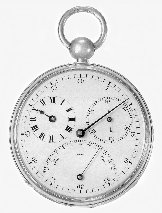
#> input picture images/Fig0220(c)(chronometer 213x162  72 dpi).tif, 162 x 213 px
$ jupyter execute --allow-errors 'ch1 数字图像处理第一次作业.ipynb'   (shell and % lines are left out)
#> lines starting #> are read from the running program, lines starting #| are printed output that depends on the picture
[cell 1]
import numpy as np
import random
import cv2
import math
import matplotlib
from matplotlib import pyplot as plt
from PIL import Image
from PIL.ExifTags import TAGS

个人理解（有错误还望能指出）：
在数字图像中，dpi的概念实际上并不重要，dpi对于需要打印的图像来说才有实际的含义
dpi原本的概念为:dots per inch，即每英寸需要打印多少点
对于大小同样为(100px,100px）的图片，第一幅dpi=10，第二幅dpi=100
那么，第一幅打印出的大小为100/10=10英寸，第二幅打印出的大小为100/100=1英寸
甚至电子图片不具备dpi信息都是允许的

#> (a cell that did not finish here is left out)

#> (a cell that did not finish here is left out)

**模拟得到低分辨率dpi图像**

#> (a cell that did not finish here is left out)

## 1. Image Interpolation

**用于展示的工具函数**

[cell 5]
def result_show_interp(image,output,resized):
    ax = []
    fig=plt.figure(figsize=(14, 14))
    ax.append(fig.add_subplot(1, 3, 1))
    ax[-1].set_title("origin image")
    plt.imshow(image)

    ax.append(fig.add_subplot(1, 3, 2))
    ax[-1].set_title("my interp")
    plt.imshow(output)

    ax.append(fig.add_subplot(1, 3, 3))
    ax[-1].set_title("opencv interp")
    plt.imshow(resized)

    plt.show()

[cell 6]
""" 读入图片(灰度图|彩色图)"""
path = 'images/Fig0220(c)(chronometer 213x162  72 dpi).tif'
image = cv2.imread(path)
#> image is the input picture: shape (213, 162, 3); min 0, max 255, mean 223.1
image = cv2.cvtColor(image,cv2.COLOR_BGR2RGB)
image = image.astype(float)/255.
print("原图尺寸", image.shape)
#| 原图尺寸 (213, 162, 3)
#> `nearest_opencv = cv2.resize(image, (output_shape[1],output_shape[0]), ..`:
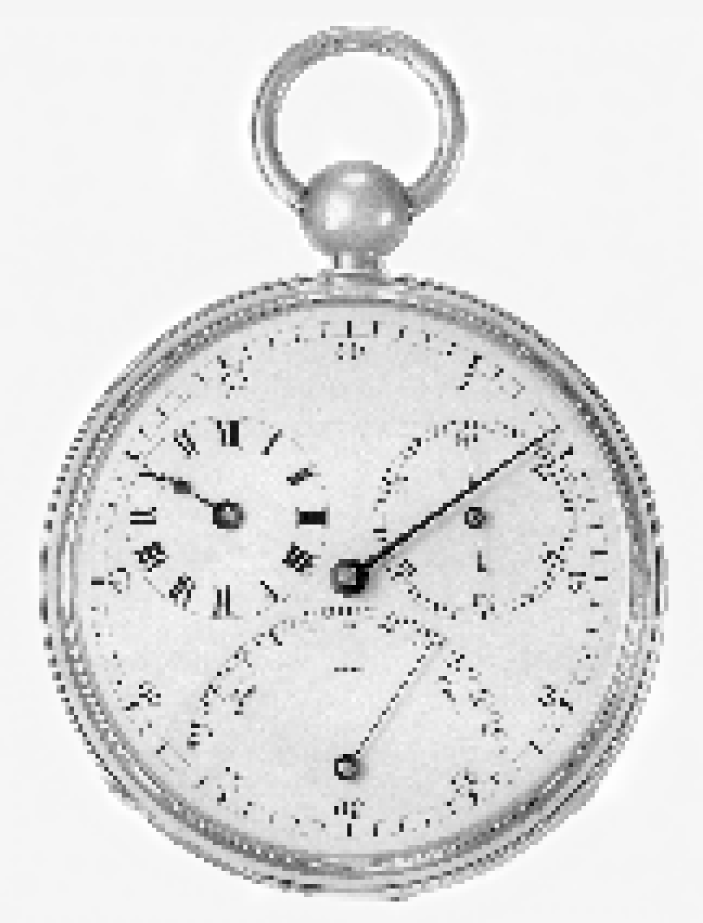
#> nearest_opencv: shape (3692, 2812, 3) float64 (shown at 1/4 size); min 0, max 1, mean 0.875
"""创建空目标图像"""
k = 2 # 缩放比例，k=2表示扩大两倍
output_shape = (3692,2812,3)# 这儿虽然是灰度图像，也加上了channel通道，为了演示彩色图像的插值过程
print("输出尺寸", output_shape)

### Nearest Neighbor Interpolation

[cell 7]
"""最邻近插值"""
def my_nearest_interp(image, output_shape):
#> called with output_shape = (3692, 2812, 3)
    output = np.zeros(output_shape, dtype=image.dtype)
    ratio_height = image.shape[0]*1.0/output_shape[0]
#> ratio_height = 0.0577
    ratio_width = image.shape[1]*1.0/output_shape[1]
#> ratio_width = 0.0576
    # 遍历目标图片
    for c in range(output.shape[-1]):
        for row in range(output.shape[0]):
            for col in range(output.shape[1]):

                # 获取其在原图像上的坐标位置
                origin_row = row*ratio_height
                origin_col = col*ratio_width

                # 获取其最临近的点
                a = min(max(int(round(origin_row)),0),image.shape[0]-1)
                b = min(max(int(round(origin_col)),0),image.shape[1]-1)

                output[row,col,c] = image[a,b,c]
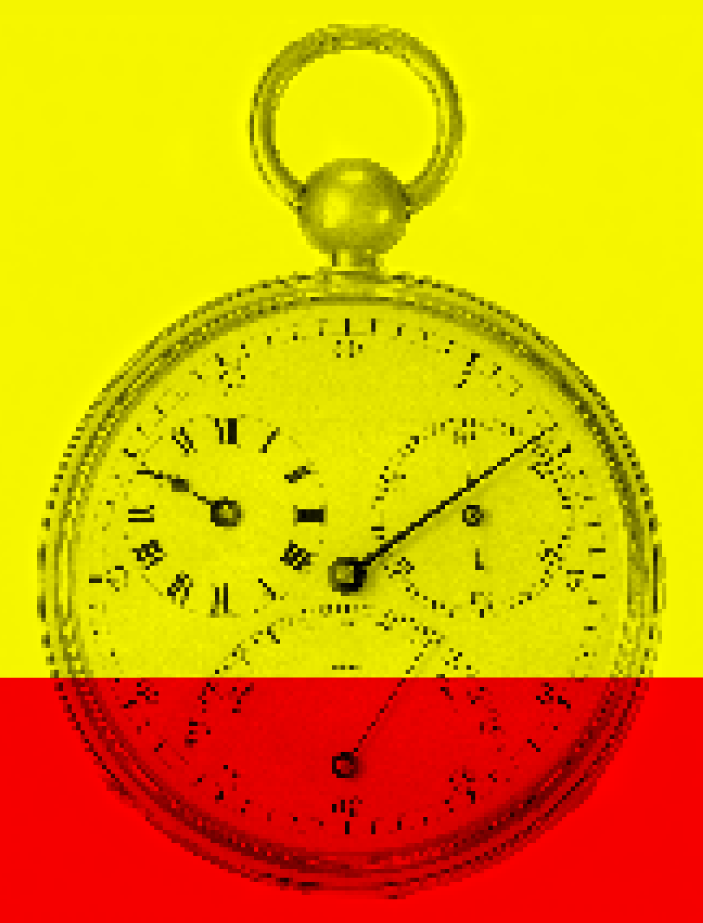
#> output: shape (3692, 2812, 3) float64 (shown at 1/4 size); mean R, G, B 0.875, 0.644, 0
    return output

[cell 8]
nearest_opencv = cv2.resize(image, (output_shape[1],output_shape[0]), interpolation=cv2.INTER_NEAREST)
nearest_my = my_nearest_interp(image, output_shape)
"""运行结果展示"""
result_show_interp(image,nearest_my,nearest_opencv)

"""保存结果为图片"""
#matplotlib.image.imsave('images/ch1_my_nearest_interp.png', nearest_my)
#matplotlib.image.imsave('images/ch1_opencv_nearest_interp.png', nearest_opencv)
